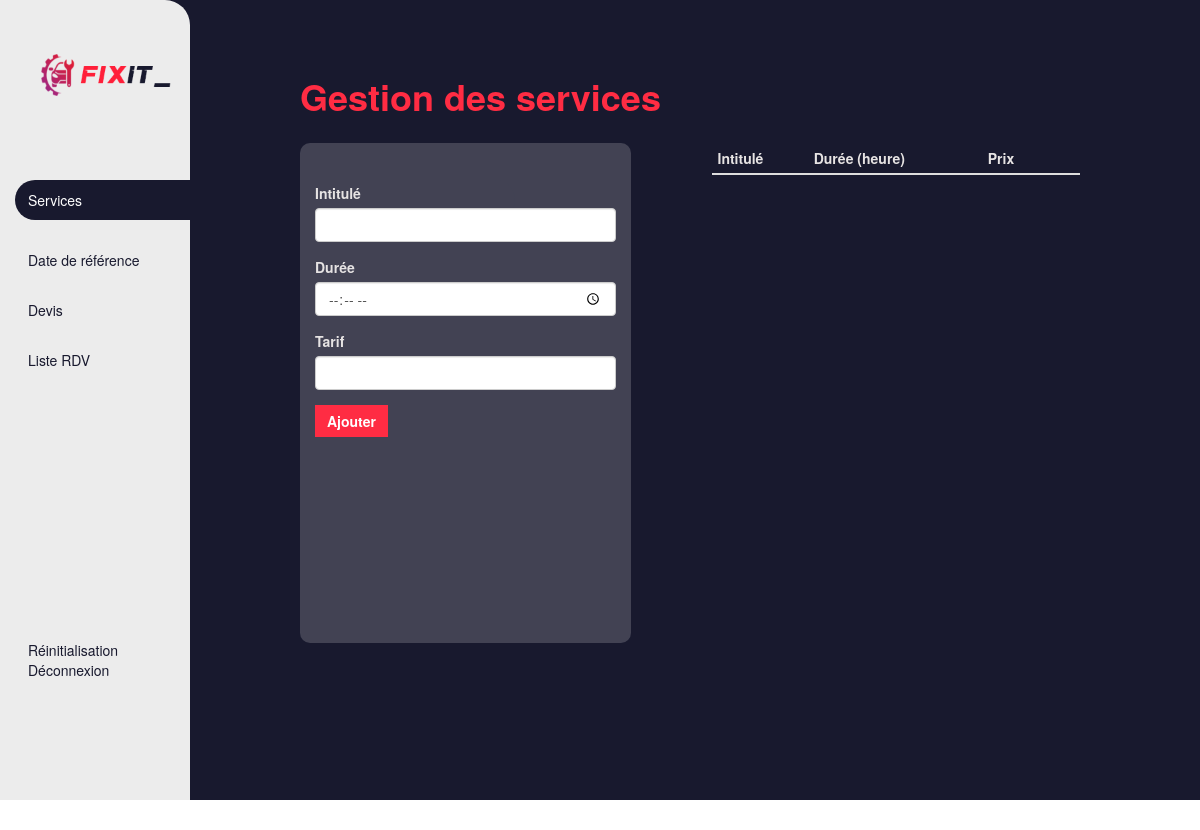
Before: /backOffice/ServiceController (signed in) with the older database file.
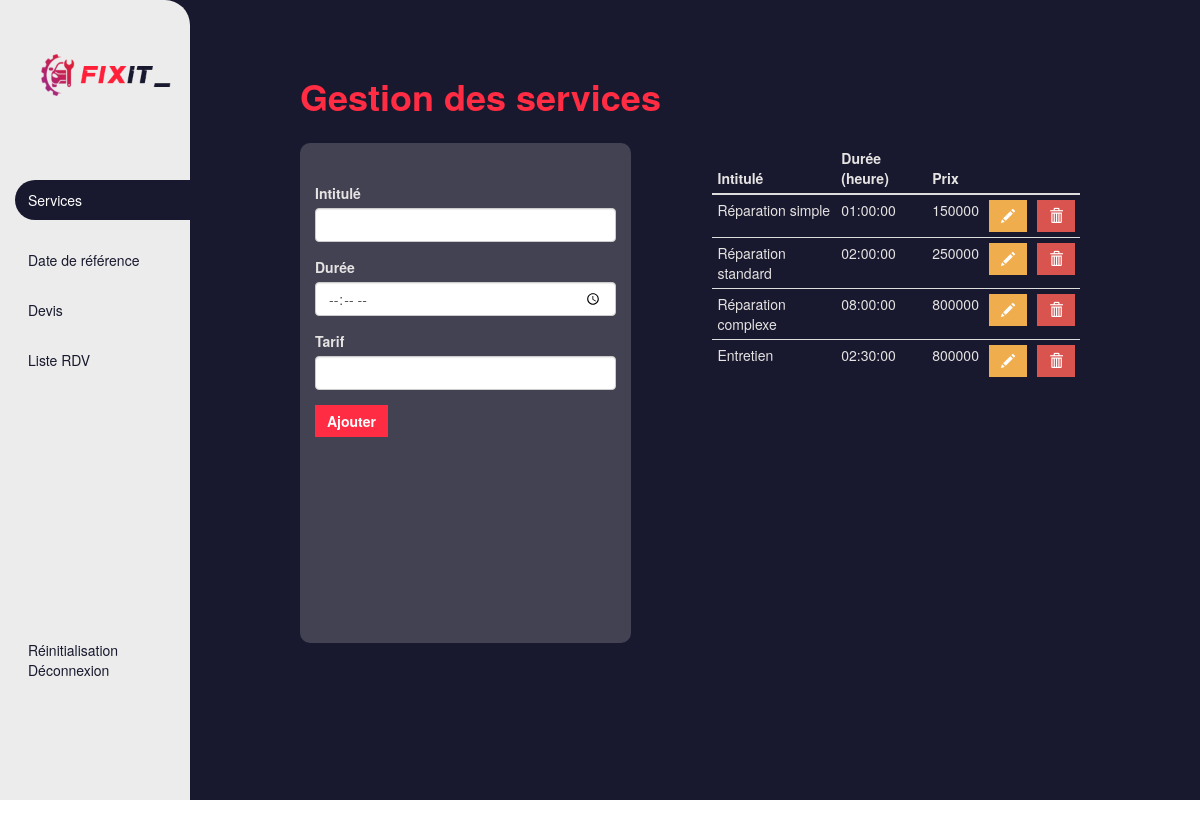
After: the same page with the newer database file.
### tables this page shows
create table service (
    id int primary key auto_increment,
    nom VARCHAR(50) not null,
    duree time not null,
    prix double ,
    CHECK (prix >= 0)
);

### application/controllers/backOffice/ServiceController.php (called while the page is built, shortened)
<?php
class ServiceController extends CI_Controller {
    public function __construct() {
        $this->load->model('Service_model');
        $this->load->library('Session');
        $this->load->helper('url');
    }
    public function index() {
        $data['services'] = $this->Service_model->getAll();
        $this->load->view('backOffice/service_view', $data);
    }
}
?>

### index.php (called while the page is built, shortened)
<?php
require_once BASEPATH.'core/CodeIgniter.php';

### application/models/service_model.php (called while the page is built, shortened)
<?php
class Service_model extends CI_Model {
    private $table = 'service';
    public function getAll() {
        $query = $this->db->get($this->table);
        return $query->result_array();
    }
}
?>

### application/views/backOffice/service_view.php (the view, shortened to what this page needs)
<?php
    $this->load->view('template/header.php');
?>
<body>
    <div class="container-fluid" id="accueil-container">
        <div class="row col-md-12">
            <div class="col-md-2" id="adminsidebar">
                <div class="row col-md-12" id="logo">
                    <img src="./assets/images/logo.png" alt="">
                </div>
                <div class="row col-md-12" id="adminsidebar-buttons">
                    <a href="#" class="active-item2 sidebar-item">Services</a>
                    <a href="<?php echo site_url('backOffice/HoraireController'); ?>" class="sidebar-item">Date de référence</a>
                    <a href="<?php echo site_url('backOffice/Devis'); ?>" class="sidebar-item">Devis</a>
                    <a href="<?php echo site_url('backOffice/Calendar'); ?>" class="sidebar-item">Liste RDV</a>
                </div>
                <div class="row col-md-12 disconnect">
                    <a href="<?php echo site_url('backOffice/Partie2/supprimer_donnees'); ?>" onclick="return confirm('Voulez-vous vraiement réinitialiser votre base de donnée? Cette action est irréversible');">Réinitialisation</a>
                    <a href="<?php echo site_url('backOffice/Deconnexion'); ?>">Déconnexion</a>
                </div>
            </div>
            <div class="col-md-9" id="crud-container">
            <h1 class="title-emphase">Gestion des services</h1>
            <div class="row col-md-12">
                <div class="col-md-5"  id="crud-formulaire">
                    <form method="post" action="<?php echo site_url('backOffice/ServiceController/save'); ?>">
                        <div class="form-group">
                            <label for="nom" class="p-label">Intitulé</label>
                            <input type="text" class="form-control" id="inputPassword3" name="nom"  value="<?php echo isset($service) ? $service['nom'] : ''; ?>" >
                        </div>
                        <div class="form-group">
                            <label for="duree" class="p-label">Durée</label>
                            <input type="time" class="form-control" id="inputPassword3" placeholder="(en heure)" name="duree"  value="<?php echo isset($service) ? $service['duree'] : ''; ?>" >
                        </div>
                        <div class="form-group">
                            <label for="prix" class="p-label">Tarif</label>
                            <input type="number" class="form-control" id="inputPassword3" name="prix" value="<?php echo isset($service) ? $service['prix'] : ''; ?>" >
                        </div>
                        <button type="submit" class="btn btn-default action-button"><?php echo isset($service) ? 'Modifier' : 'Ajouter'; ?></button>
                    </form>
                </div>
                <div class="col-md-1"></div>
                <div class="col-md-6" id="CRUD-table">
                    <table class="table table-condensed">
                        <thead>
                            <th>Intitulé</th>
                            <th>Durée (heure)</th>
                            <th>Prix</th>
                            <th></th>
                            <th></th>
                        </thead>
                        <tbody>
                            <?php foreach ($services as $service): ?>
                                <tr>
                                    <td><?php echo $service['nom']; ?></td>
                                    <td><?php echo $service['duree']; ?></td>
                                    <td><?php echo $service['prix']; ?></td>
                                    <td><a href="<?php echo site_url('backOffice/ServiceController/edit/'.$service['id']); ?>" class="btn btn-warning"><span class="glyphicon glyphicon-pencil" aria-hidden="true"></span></a></td>
                                    <td><a href="<?php echo site_url('backOffice/ServiceController/delete/'.$service['id']); ?>" onclick="return confirm('Are you sure you want to delete this item?');" class="btn btn-danger"><span class="glyphicon glyphicon-trash" aria-hidden="true"></span></a></td>
                                </tr>
                            <?php endforeach; ?>
                        </tbody>
                    </table>
                </div>
                </div>
            </div>
        </div>
    </div>
    <?php
      $this->load->view('template/footer.php');
    ?>
</body>
</html>

### application/views/template/header.php (shortened to what this page needs)
<!DOCTYPE html>
<html lang="en">
<head>
    <link rel="stylesheet" href="<?php echo base_url('/assets/css/bootstrap.css'); ?>">
    <link rel="stylesheet" href="<?php echo base_url('/assets/css/index.css'); ?>">
    <link rel="stylesheet" href="<?php echo base_url('/assets/css/login.css'); ?>">
    <link rel="stylesheet" href="<?php echo base_url('/assets/css/accueil.css'); ?>">
    <link rel="stylesheet" href="<?php echo base_url('/assets/css/rdv.css'); ?>">
    <link rel="stylesheet" href="<?php echo base_url('/assets/css/sidebar.css'); ?>">
    <link rel="stylesheet" href="<?php echo base_url('/assets/css/crud.css'); ?>">
    <link rel="stylesheet" href="<?php echo base_url('/assets/css/heure.css'); ?>">
    <link rel="stylesheet" href="<?php echo base_url('/assets/css/devis.css'); ?>">
    <link rel="stylesheet" href="<?php echo base_url('/assets/css/adminLogin.css'); ?>">
</head>

### application/views/template/footer.php (shortened to what this page needs)
<div class="footer">
  <p>ETU 2369</p>
  <p>ETU 2405</p>
  <p>ETU 2601</p>
</div>

### assets/css/index.css (style rules this page uses)
body { background-size : cover; background-repeat: no-repeat; background-attachment : fixed; background-position: center; }
.btn { border-style: none; border-radius: 0%; }
.action-button, .statistiques-item { background-color: #FF2C43; color: white; font-weight: 700; }

### assets/css/accueil.css (style rules this page uses)
#accueil-body, #accueil-container { background-color: #18192E !important; }
.disconnect { margin-top: 150% !important; }
.title-emphase { color: #FF2C43; font-weight: 800; }
.sidebar-item { transition: 0.3s ease-in-out all; }
.active-item2, .sidebar-item:hover { background-color: #18192E; width: 500px; height: 40px; border-radius: 30px; padding-left: 15px; color: white !important; padding-top: 10px; }

### assets/css/sidebar.css (style rules this page uses)
#adminsidebar { background-color: rgb(236, 236, 236); height: 100vh; margin-left: -15px; border-top-right-radius: 25px; }
#adminsidebar a { text-decoration: none; color: #18192E; padding-left: 10%; }
#adminsidebar #logo { height: 150px; width: 250px; display: flex; justify-content:end; }
#adminsidebar #logo img { width: 250px !important; }
#adminsidebar-buttons { display: flex; flex-direction: column; justify-content: space-around; gap: 30px; }

### assets/css/crud.css (style rules this page uses)
#CRUD-table table thead, #CRUD-table table tbody, .p-label { color: rgb(230, 227, 227); }
#crud-container { margin-top: 5%; }
#crud-container .col-md-12 { margin-top: 2%; }
#crud-formulaire { background-color: rgba(245, 245, 245, 0.187); height: 500px; padding-top: 5%; border-radius: 10px; }
#CRUD-table { height: 400px; overflow: auto; }
#CRUD-table table { border-collapse: collapse; }

### application/views/template/footer.php (style rules this page uses)
.footer { display: grid; justify-content: center; align-items: center; justify-items: center; grid-template-columns: 1fr 1fr 1fr; color: WHITE; align-content: center; }

Changed rows visible on the page:
added service: nom "Réparation simple", duree "01:00:00", prix "150000"
added service: nom "Réparation standard", duree "02:00:00", prix "250000"
added service: nom "Réparation complexe", duree "08:00:00", prix "800000"
added service: nom "Entretien", duree "02:30:00", prix "800000"
